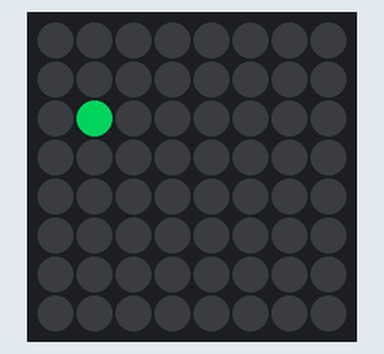
A program run on a simulated Raspberry Pi (BCM pin numbers) with a Sense HAT. Parts: the Sense HAT's 8×8 RGB LED matrix. Dim RGB values are drawn brighter than linear; random numbers come from a fixed seed.

Above: at 0.14 s.
At 0.76 s:
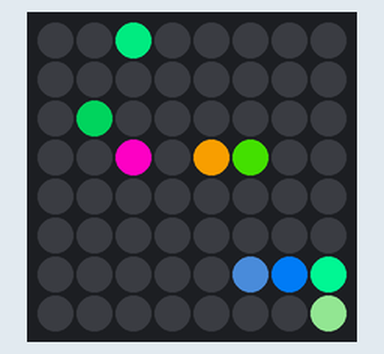
At 19.28 s:
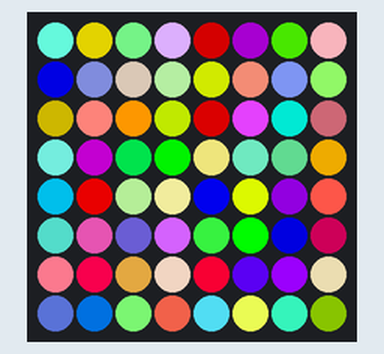
At 23.87 s:
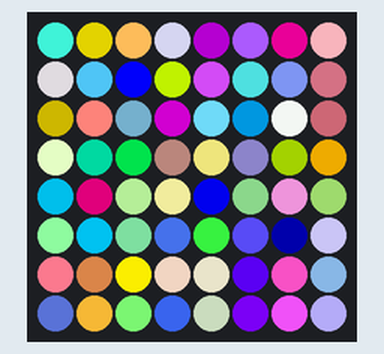
At 28.94 s:
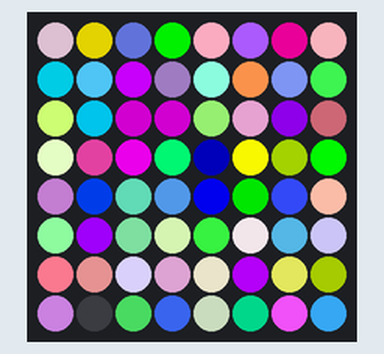
At 36.34 s:
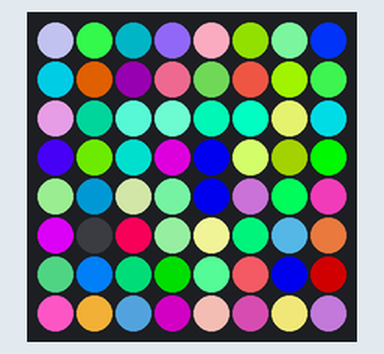

The program:

light_show.py
```python
import time
import random
from sense_hat import SenseHat

sense = SenseHat()
sense.low_light = False
while True:
    i = random.randint(0,63)
    time.sleep(random.randint(0,100)/1000)
    sense.set_pixel(i%8, int(i/8), (random.randint(0,255), random.randint(0,255), random.randint(0,255)))
```
